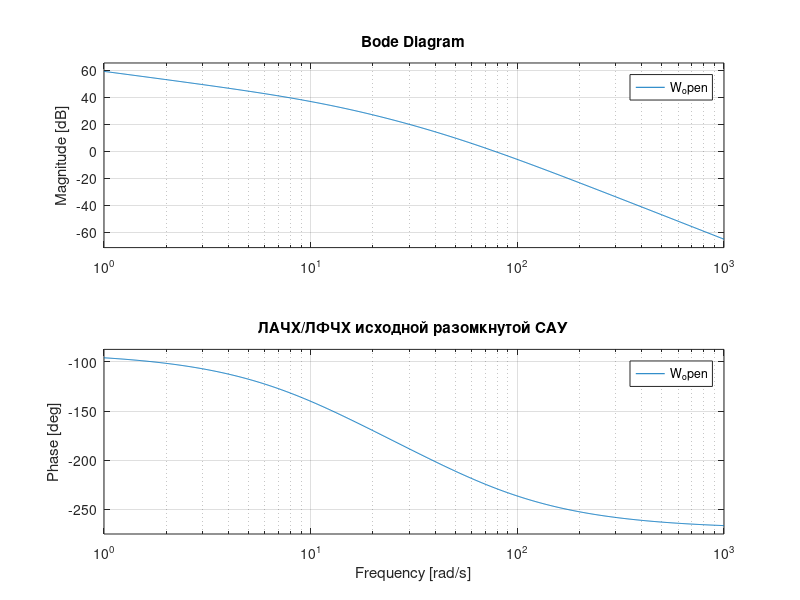

The MATLAB script that drew this image: (Note: this script raises an error after producing the figure.)
clear;
clc;
close all;

s = tf('s');

num = 900;
den = [0.0016 0.1 1 0];

W_open = tf(num, den);
W_closed = feedback(W_open, 1);

char_eq = den + [0 0 0 num];

a3 = char_eq(1);
a2 = char_eq(2);
a1 = char_eq(3);
a0 = char_eq(4);

D1 = a2;
D2 = a2*a1 - a3*a0;
D3 = a0*D2;

fprintf('Определители Гурвица: D1=%.4f  D2=%.4f  D3=%.4f\n', D1, D2, D3);

poles_initial = pole(W_closed);

if all(real(poles_initial) < 0)
    fprintf('Исходная САУ устойчива\n');
else
    fprintf('Исходная САУ неустойчива\n');
end

[Am, Pm, Wcg, Wcp] = margin(W_open);

figure('Name','Исходная САУ');
subplot(2,1,1);
step(W_closed);
title('Переходная функция исходной САУ');
grid on;

subplot(2,1,2);
bode(W_open);
grid on;
title('ЛАЧХ/ЛФЧХ исходной разомкнутой САУ');

M_req = 1.5;
sigma_req = 37;

gamma_req = asind(1/M_req);

wc_values = linspace(10, 77, 250);

best_wc = NaN;
best_W_ku = [];
best_W_final = [];
best_W_closed_final = [];
best_T1 = NaN;
best_T2 = NaN;
best_K = NaN;
best_M = NaN;
best_sigma = NaN;
best_Pm = NaN;

for i = 1:length(wc_values)

    wc = wc_values(i);

    [mag_i, ph_i] = bode(W_open, wc);
    mag_i = squeeze(mag_i);
    ph_i = squeeze(ph_i);

    gamma_base = 180 + ph_i;
    delta_phi = gamma_req - gamma_base;

    if delta_phi <= 0 || delta_phi >= 89.5
        continue;
    end

    alpha = (1 + sind(delta_phi)) / (1 - sind(delta_phi));

    T2 = 1 / (wc * sqrt(alpha));
    T1 = alpha * T2;

    L_wc = 20*log10(mag_i);
    L_zv_wc = 20*log10(sqrt(1+(T1*wc)^2) / sqrt(1+(T2*wc)^2));

    L_K = -L_wc - L_zv_wc;
    K = 10^(L_K/20);

    W_ku = K * tf([T1 1], [T2 1]);

    W_final = W_ku * W_open;
    W_closed_final = feedback(W_final, 1);

    poles_final = pole(W_closed_final);

    if ~all(real(poles_final) < 0)
        continue;
    end

    [Am2, Pm2, Wcg2, Wcp2] = margin(W_final);

    if isnan(Pm2) || Pm2 <= 0 || Pm2 >= 90
        continue;
    end

    [M_fact, W_M] = getPeakGain(W_closed_final);

    info = stepinfo(W_closed_final);
    sigma_fact = info.Overshoot;

    if M_fact <= M_req && sigma_fact <= sigma_req
        best_wc = wc;
        best_W_ku = W_ku;
        best_W_final = W_final;
        best_W_closed_final = W_closed_final;
        best_T1 = T1;
        best_T2 = T2;
        best_K = K;
        best_M = M_fact;
        best_sigma = sigma_fact;
        best_Pm = Pm2;
    end
end

if isnan(best_wc)
    error('Не удалось подобрать ПКУ. Необходимо изменить диапазон частот.');
end

W_ku = best_W_ku;
W_final = best_W_final;
W_closed_final = best_W_closed_final;

T1 = best_T1;
T2 = best_T2;
K = best_K;

[M_fact, W_M] = getPeakGain(W_closed_final);

fprintf('\nПараметры желаемой системы:\n');
fprintf('Требуемый запас по фазе = %.2f град\n', gamma_req);
fprintf('Выбранная частота среза wc = %.4f рад/с\n', best_wc);

fprintf('\nПараметры корректирующего устройства:\n');
fprintf('T1 = %.6f\n', T1);
fprintf('T2 = %.6f\n', T2);
fprintf('K = %.6f\n', K);
fprintf('alpha = %.6f\n', T1/T2);

disp('Передаточная функция ПКУ:');
W_ku

disp('Скорректированная разомкнутая система:');
W_final

disp('Скорректированная замкнутая система:');
W_closed_final

[Am2, Pm2, Wcg2, Wcp2] = margin(W_final);

info = stepinfo(W_closed_final);

Tpp_fact = info.SettlingTime;
sigma_fact = info.Overshoot;

fprintf('\nПоказатели скорректированной системы:\n');
fprintf('Запас по амплитуде = %.4f\n', Am2);
fprintf('Запас по фазе = %.4f град\n', Pm2);
fprintf('Фактическое M = %.4f\n', M_fact);
fprintf('Частота максимума M = %.4f рад/с\n', W_M);
fprintf('Требуемое M = %.2f\n', M_req);
fprintf('Фактическое время переходного процесса = %.4f с\n', Tpp_fact);
fprintf('Фактическое перерегулирование = %.2f %%\n', sigma_fact);

figure('Name','ЛАЧХ и ЛФЧХ систем');
bode(W_open, W_ku, W_final);
grid on;
legend('Исходная W','ПКУ W_{ку}','Скорректированная W_{скор}','Location','best');
title('ЛАЧХ и ЛФЧХ исходной, корректирующей и скорректированной систем');

figure('Name','Переходные характеристики');
step(W_closed, W_closed_final);
grid on;
legend('Исходная САУ','Скорректированная САУ','Location','best');
title('Сравнение переходных характеристик');
